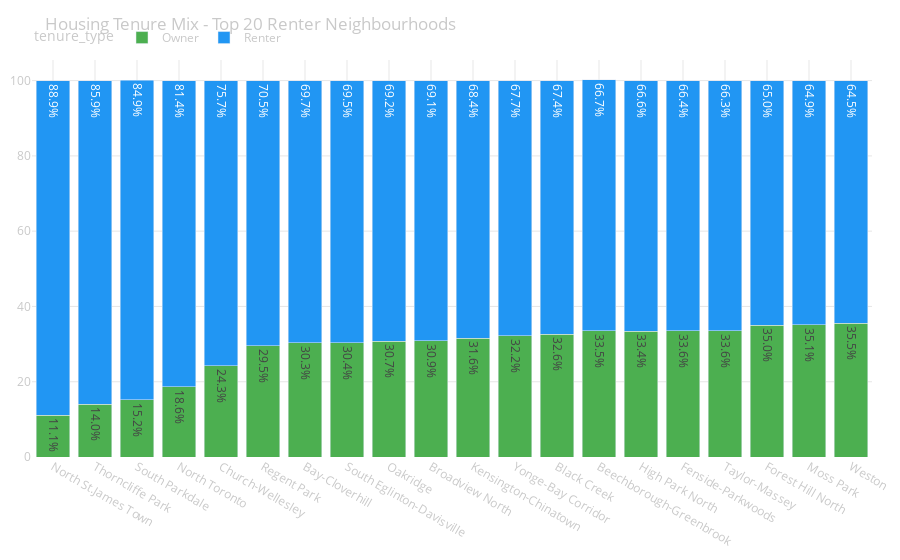

The notebook cell saved with this chart:
### Markdown cell above
## 2. Data Visualization

### Figure Factory

Uses `create_stacked_bar` from `portfolio_app.figures.toronto.bar_charts`.

**Key Parameters:**
- `x_column`: 'neighbourhood_name'
- `value_column`: 'percentage'
- `category_column`: 'tenure_type'
- `show_percentages`: True

### Code cell
import sys

sys.path.insert(0, "../..")

from portfolio_app.figures.toronto.bar_charts import create_stacked_bar

# Show top 20 by renter percentage
top_20_names = df.head(20)["neighbourhood_name"].tolist()
data_filtered = [d for d in data if d["neighbourhood_name"] in top_20_names]

fig = create_stacked_bar(
    data=data_filtered,
    x_column="neighbourhood_name",
    value_column="percentage",
    category_column="tenure_type",
    title="Housing Tenure Mix - Top 20 Renter Neighbourhoods",
    color_map={"Owner": "#4CAF50", "Renter": "#2196F3"},
    show_percentages=True,
)

fig.show()

### Figure 1 — Plotly figure (JSON) as saved in the notebook; plotly's stock layout.template omitted (floating-point values rounded to 4 significant figures)
{"data": [{"hovertemplate": "tenure_type=Owner<br>neighbourhood_name=%{x}<br>percentage=%{y}<extra></extra>", "legendgroup": "Owner", "marker": {"color": "#4CAF50", "pattern": {"shape": ""}}, "name": "Owner", "orientation": "v", "showlegend": true, "textposition": "inside", "texttemplate": "%{y:.1f}%", "type": "bar", "x": ["North St.James Town", "Thorncliffe Park", "South Parkdale", "North Toronto", "Church-Wellesley", "Regent Park", "Bay-Cloverhill", "South Eglinton-Davisville", "Oakridge", "Broadview North", "Kensington-Chinatown", "Yonge-Bay Corridor", "Black Creek", "Beechborough-Greenbrook", "High Park North", "Fenside-Parkwoods", "Taylor-Massey", "Forest Hill North", "Moss Park", "Weston"], "xaxis": "x", "y": [11.1, 14.0, 15.2, 18.6, 24.3, 29.5, 30.3, 30.4, 30.7, 30.9, 31.6, 32.2, 32.6, 33.5, 33.4, 33.6, 33.6, 35.0, 35.1, 35.5], "yaxis": "y"}, {"hovertemplate": "tenure_type=Renter<br>neighbourhood_name=%{x}<br>percentage=%{y}<extra></extra>", "legendgroup": "Renter", "marker": {"color": "#2196F3", "pattern": {"shape": ""}}, "name": "Renter", "orientation": "v", "showlegend": true, "textposition": "inside", "texttemplate": "%{y:.1f}%", "type": "bar", "x": ["North St.James Town", "Thorncliffe Park", "South Parkdale", "North Toronto", "Church-Wellesley", "Regent Park", "Bay-Cloverhill", "South Eglinton-Davisville", "Oakridge", "Broadview North", "Kensington-Chinatown", "Yonge-Bay Corridor", "Black Creek", "Beechborough-Greenbrook", "High Park North", "Fenside-Parkwoods", "Taylor-Massey", "Forest Hill North", "Moss Park", "Weston"], "xaxis": "x", "y": [88.9, 85.9, 84.9, 81.4, 75.7, 70.5, 69.7, 69.5, 69.2, 69.1, 68.4, 67.7, 67.4, 66.7, 66.6, 66.4, 66.3, 65.0, 64.9, 64.5], "yaxis": "y"}], "layout": {"barmode": "stack", "font": {"color": "#c9c9c9"}, "legend": {"orientation": "h", "title": {"text": "tenure_type"}, "tracegroupgap": 0, "y": 1.02, "yanchor": "bottom"}, "margin": {"b": 10, "l": 10, "r": 10, "t": 60}, "paper_bgcolor": "rgba(0, 0, 0, 0)", "plot_bgcolor": "rgba(0, 0, 0, 0)", "title": {"text": "Housing Tenure Mix - Top 20 Renter Neighbourhoods"}, "xaxis": {"anchor": "y", "domain": [0, 1], "gridcolor": "rgba(128, 128, 128, 0.2)", "title": {}}, "yaxis": {"anchor": "x", "domain": [0, 1], "gridcolor": "rgba(128, 128, 128, 0.2)", "title": {}}}}
